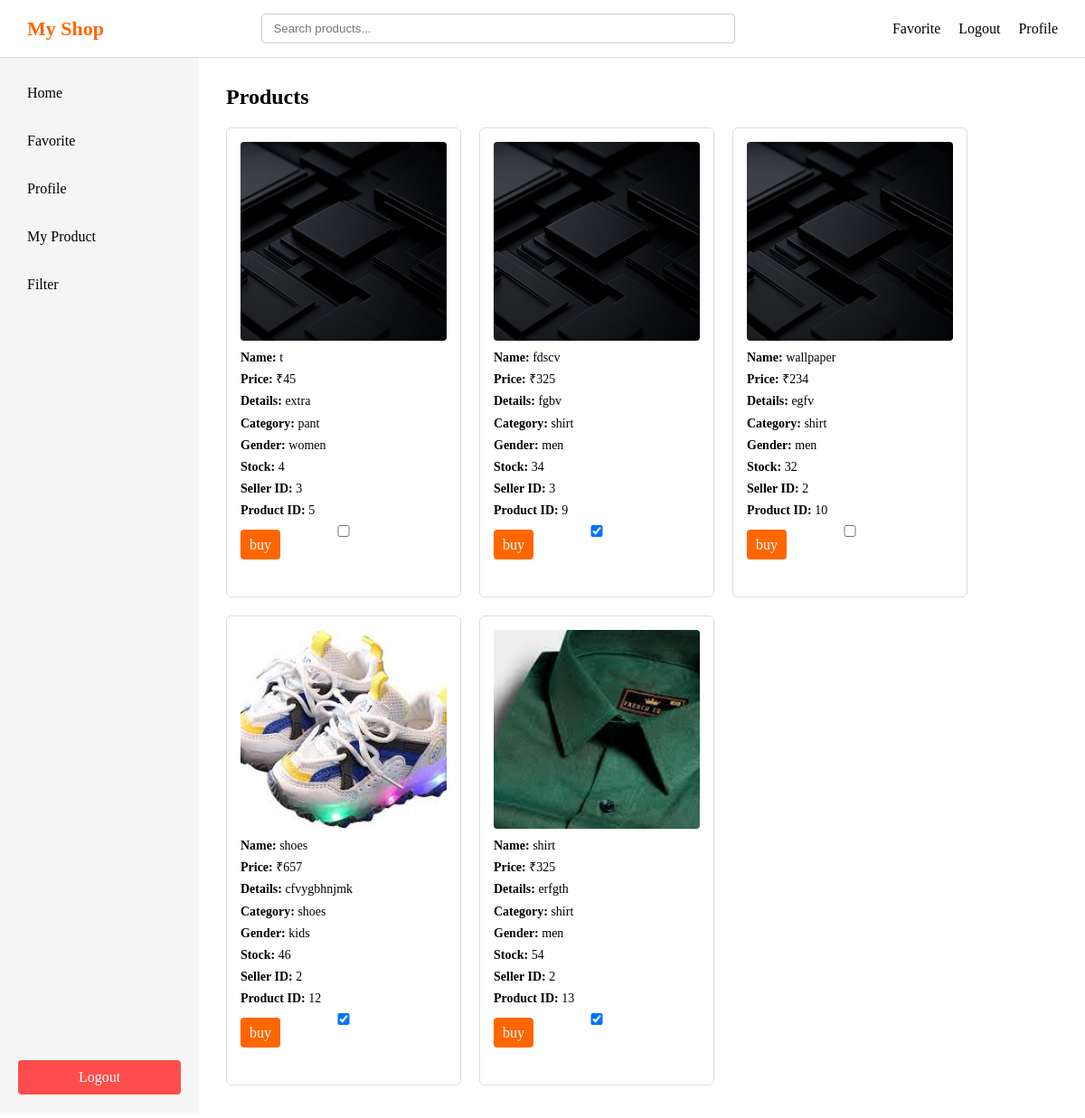
The app's page /home (signed in) with its own data.
### main.py (models this page shows)
class Product(db.Model):
    id=db.Column(db.Integer, primary_key = True)
    product_name = db.Column(db.String(100))
    product_price= db.Column(db.Integer)
    product_image= db.Column(db.String(200))
    product_details = db.Column(db.Text)
    product_category = db.Column(db.String(100))
    product_gender= db.Column(db.String(20))
    product_stock= db.Column(db.Integer)
    seller_id = db.Column(db.Integer, db.ForeignKey('user.id'))

### main.py (the view)
@app.route('/home')
def home():
    if 'user' not in session:
        return redirect(url_for('login'))
    username = session.get('user')
    user = User.query.filter_by(username= username).first()
    products = Product.query.all()
    liked_products=[]
    liked_products = [
        up.product_id for up in UserProduct.query.filter_by(user_id = user.id).all()
    ]
    return render_template("home.html", user = user , products = products , liked_products = liked_products)

### templates/home.html (shortened to what this page needs)
<!DOCTYPE html>
<html lang="en">
<head>
    <link rel="stylesheet" href="{{ url_for('static', filename='style.css') }}">
</head>
<body>
    <div class="header">
        <div class="logo">My Shop</div>
        <div class="searchbar"  id="searchbar">
            <input type="text" placeholder="Search products..." />
        </div>
        <div class="right">
            <div class="favorite"><a href="/favorite">Favorite</a></div>
            <div class="logout"><a href="/logout">Logout</a></div>
            <div class="profile"><a href="/profile">Profile</a></div>
        </div>
    </div>
    <div class="layout">
        <div class="sidebar">
            <div class="top">
                <div class="home" id="sidebar-home">Home</div>
                <div class="favorite" id="sidebar-favorite">Favorite</div>
                <div class="profile" id="sidebar-profile">Profile</div>
                {% if user.user_type == 's' %}
                <div class="my_product" id="sidebar-myproduct">My Product</div>
                {% endif %}
                <div class="filter" id="sidebar-filter">Filter</div>
            </div>
            <div class="logout" id="sidebar-logout">Logout</div>
        </div>
        <div class="main">
            <h2>Products</h2>
            {% if products %}
            <div class="products">
                {% for product in products %}
                <div class="product-card">
                    <img src="{{ url_for('static', filename='uploads/' + product.product_image) }}">
                    <p><strong>Name:</strong> {{ product.product_name }}</p>
                    <p><strong>Price:</strong> ₹{{ product.product_price }}</p>
                    <p><strong>Details:</strong> {{ product.product_details }}</p>
                    <p><strong>Category:</strong> {{ product.product_category }}</p>
                    <p><strong>Gender:</strong> {{ product.product_gender }}</p>
                    <p><strong>Stock:</strong> {{ product.product_stock }}</p>
                    <p><strong>Seller ID:</strong> {{ product.seller_id }}</p>
                    <p><strong>Product ID:</strong> {{ product.id }}</p>
                    <input type="checkbox" class="like-checkbox" data-product-id="{{ product.id }}"
                    {% if product.id in liked_products %}
                        checked
                    {% endif %}>
                    <div class="buybutton">
                        <a href="{{ url_for('buyButton', product_id=product.id) }}">buy</a>
                    </div>
                </div>
                {% endfor %}
            </div>
            {% endif %}
        </div>
    </div>
</body>
</html>

### static/style.css (style rules this page uses)
* { margin: 0; padding: 0; box-sizing: border-box; }
.header { display: flex; align-items: center; justify-content: space-between; padding: 15px 30px; background-color: #ffffff; border-bottom: 1px solid #ddd; width: 100%; }
.logo { font-size: 22px; font-weight: bold; color: #ff6600; white-space: nowrap; }
.searchbar { flex: 1; display: flex; justify-content: center; }
.searchbar input { width: 60%; min-width: 250px; padding: 8px 12px; border: 1px solid #ccc; border-radius: 4px; }
.right { display: flex; align-items: center; gap: 20px; white-space: nowrap; }
.right a, .right div { text-decoration: none; color: #000; cursor: pointer; font-weight: 500; }
.layout { display: flex; height: calc(100vh - 70px); }
.sidebar { width: 220px; height: 100%; background-color: #f5f5f5; padding: 20px; display: flex; flex-direction: column; }
.sidebar .top { flex: 1; overflow-y: auto; display: flex; flex-direction: column; gap: 15px; }
.sidebar .top div { padding: 10px; cursor: pointer; border-radius: 4px; }
.sidebar .logout { padding: 10px; background-color: #ff4d4d; color: white; text-align: center; border-radius: 4px; cursor: pointer; flex-shrink: 0; }
.main { flex: 1; padding: 30px; background-color: #ffffff; overflow-y: auto; }
.products { display: grid; grid-template-columns: repeat(auto-fill, 260px); gap: 20px; margin-top: 20px; }
.products > div { width: 260px; height: 520px; border: 1px solid #ddd; border-radius: 6px; padding: 15px; background-color: #fff; display: flex; flex-direction: column; overflow: hidden; }
.products img { width: 100%; height: 220px; object-fit: cover; border-radius: 4px; margin-bottom: 10px; }
.products p { font-size: 14px; margin-bottom: 6px; line-height: 1.3; }
.buybutton a, .products button { margin-top: auto; padding: 8px 10px; border-radius: 4px; text-align: center; background-color: #ff6600; color: white; text-decoration: none; border: none; cursor: pointer; }

### records on screen
Product: product_image (picture), product_name "t", product_price "45", product_details "extra", product_category "pant", product_gender "women", product_stock "4", seller_id "3", id "5"
Product: product_image (picture), product_name "fdscv", product_price "325", product_details "fgbv", product_category "shirt", product_gender "men", product_stock "34", seller_id "3", id "9", id "☑"
Product: product_image (picture), product_name "wallpaper", product_price "234", product_details "egfv", product_category "shirt", product_gender "men", product_stock "32", seller_id "2", id "10"
Product: product_image (picture), product_name "shoes", product_price "657", product_details "cfvygbhnjmk", product_category "shoes", product_gender "kids", product_stock "46", seller_id "2", id "12", id "☑"
Product: product_image (picture), product_name "shirt", product_price "325", product_details "erfgth", product_category "shirt", product_gender "men", product_stock "54", seller_id "2", id "13", id "☑"
